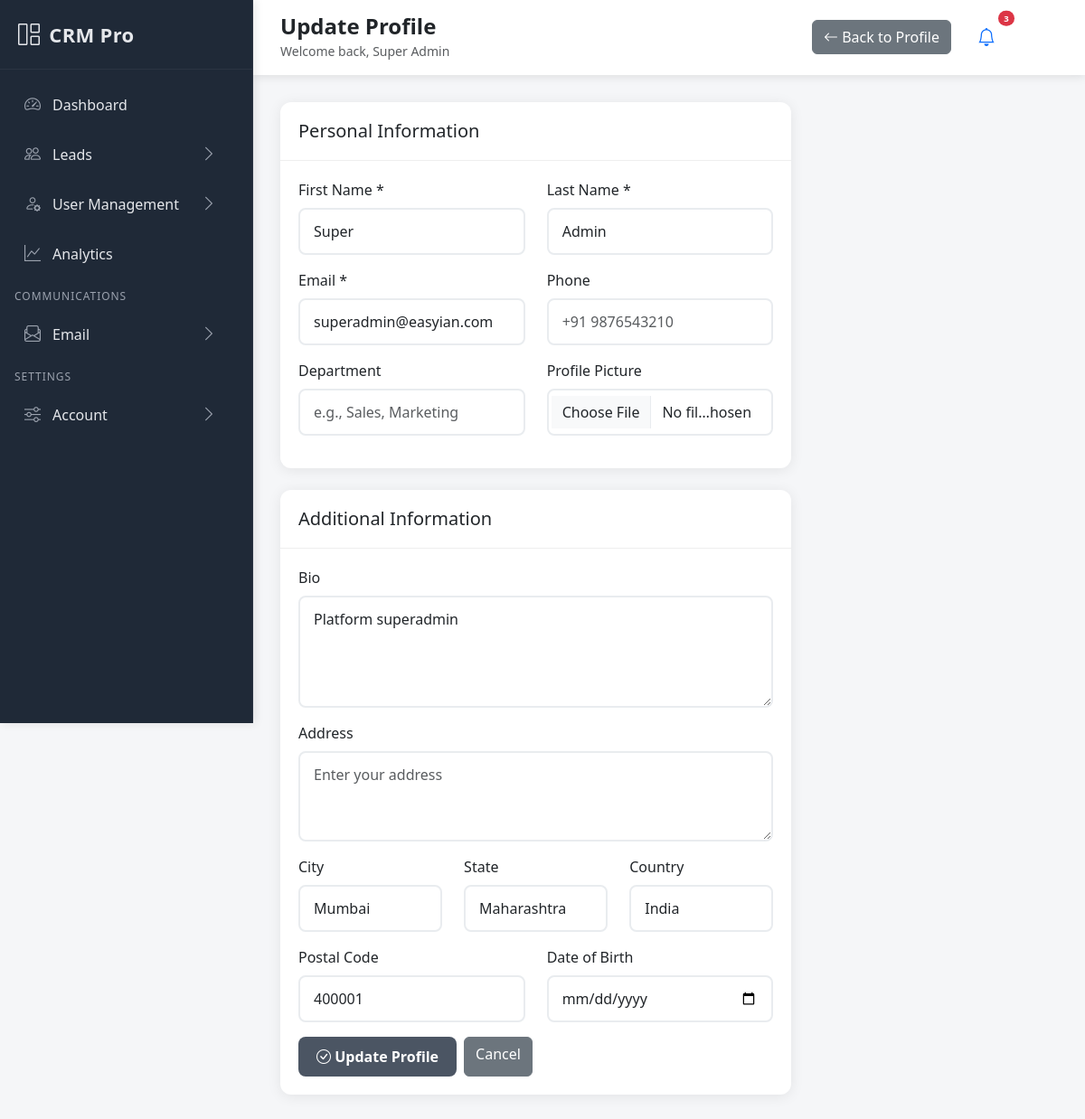
Screenshot of /accounts/profile/update/ (signed in) with the database file from the repository.
### accounts/models.py (models this page shows, shortened)
class CustomUser(AbstractUser):
    ROLE_CHOICES = [
        ('superadmin', 'Super Admin'),
        ('admin', 'Admin'),
        ('sales_manager', 'Sales Manager'),
        ('sales_rep', 'Sales Rep'),
        ('marketing', 'Marketing'),
    ]
    email = models.EmailField(unique=True)
    phone = models.CharField(max_length=15, blank=True, null=True)
    role = models.CharField(max_length=20, choices=ROLE_CHOICES, default='sales_rep')
    department = models.CharField(max_length=100, blank=True, null=True)
    profile_picture = models.ImageField(upload_to='profiles/', blank=True, null=True)
    is_active = models.BooleanField(default=True)
    date_joined = models.DateTimeField(auto_now_add=True)
    USERNAME_FIELD = 'username'
    REQUIRED_FIELDS = ['email', 'first_name', 'last_name']

class UserProfile(models.Model):
    user = models.OneToOneField(CustomUser, on_delete=models.CASCADE, related_name='profile')
    bio = models.TextField(blank=True, null=True)
    address = models.TextField(blank=True, null=True)
    city = models.CharField(max_length=100, blank=True, null=True)
    state = models.CharField(max_length=100, blank=True, null=True)
    country = models.CharField(max_length=100, default='India')
    postal_code = models.CharField(max_length=20, blank=True, null=True)
    date_of_birth = models.DateField(blank=True, null=True)

### accounts/views.py (the view)
# urls.py: path('profile/update/', views.profile_update, name='profile_update'),
@login_required
def profile_update(request):
    try:
        profile = request.user.profile
    except UserProfile.DoesNotExist:
        profile = UserProfile.objects.create(user=request.user)
    if request.method == 'POST':
        user_form = UserUpdateForm(request.POST, request.FILES, instance=request.user)
        profile_form = ProfileUpdateForm(request.POST, instance=profile)
        if user_form.is_valid() and profile_form.is_valid():
            user_form.save()
            profile_form.save()
            messages.success(request, 'Profile updated successfully!')
            return redirect('accounts:profile')
        else:
            messages.error(request, 'Please correct the errors below.')
    else:
        user_form = UserUpdateForm(instance=request.user)
        profile_form = ProfileUpdateForm(instance=profile)
    context = {
        'user_form': user_form,
        'profile_form': profile_form,
        'profile': profile
    }
    return render(request, 'accounts/profile_update.html', context)

### templates/accounts/profile_update.html (shortened to what this page needs)
{% extends 'base.html' %}
{% block page_title %}Update Profile{% endblock %}
{% block page_actions %}
<a href="{% url 'accounts:profile' %}" class="btn btn-secondary">
    <i class="bi bi-arrow-left"></i> Back to Profile
</a>
{% endblock %}
{% block content %}
<div class="row">
    <div class="col-lg-8">
        <form method="post" enctype="multipart/form-data">
            <div class="card mb-4">
                <div class="card-header">
                    <h5 class="mb-0">Personal Information</h5>
                </div>
                <div class="card-body">
                    <div class="row">
                        <div class="col-md-6">
                            <div class="mb-3">
                                <label for="{{ user_form.first_name.id_for_label }}" class="form-label">First Name *</label>
                                {{ user_form.first_name }}
                            </div>
                        </div>
                        <div class="col-md-6">
                            <div class="mb-3">
                                <label for="{{ user_form.last_name.id_for_label }}" class="form-label">Last Name *</label>
                                {{ user_form.last_name }}
                            </div>
                        </div>
                    </div>
                    <div class="row">
                        <div class="col-md-6">
                            <div class="mb-3">
                                <label for="{{ user_form.email.id_for_label }}" class="form-label">Email *</label>
                                {{ user_form.email }}
                            </div>
                        </div>
                        <div class="col-md-6">
                            <div class="mb-3">
                                <label for="{{ user_form.phone.id_for_label }}" class="form-label">Phone</label>
                                {{ user_form.phone }}
                            </div>
                        </div>
                    </div>
                    <div class="row">
                        <div class="col-md-6">
                            <div class="mb-3">
                                <label for="{{ user_form.department.id_for_label }}" class="form-label">Department</label>
                                {{ user_form.department }}
                            </div>
                        </div>
                        <div class="col-md-6">
                            <div class="mb-3">
                                <label for="{{ user_form.profile_picture.id_for_label }}" class="form-label">Profile Picture</label>
                                {{ user_form.profile_picture }}
                            </div>
                        </div>
                    </div>
                </div>
            </div>
            <div class="card">
                <div class="card-header">
                    <h5 class="mb-0">Additional Information</h5>
                </div>
                <div class="card-body">
                    <div class="mb-3">
                        <label for="{{ profile_form.bio.id_for_label }}" class="form-label">Bio</label>
                        {{ profile_form.bio }}
                    </div>
                    <div class="mb-3">
                        <label for="{{ profile_form.address.id_for_label }}" class="form-label">Address</label>
                        {{ profile_form.address }}
                    </div>
                    <div class="row">
                        <div class="col-md-4">
                            <div class="mb-3">
                                <label for="{{ profile_form.city.id_for_label }}" class="form-label">City</label>
                                {{ profile_form.city }}
                            </div>
                        </div>
                        <div class="col-md-4">
                            <div class="mb-3">
                                <label for="{{ profile_form.state.id_for_label }}" class="form-label">State</label>
                                {{ profile_form.state }}
                            </div>
                        </div>
                        <div class="col-md-4">
                            <div class="mb-3">
                                <label for="{{ profile_form.country.id_for_label }}" class="form-label">Country</label>
                                {{ profile_form.country }}
                            </div>
                        </div>
                    </div>
                    <div class="row">
                        <div class="col-md-6">
                            <div class="mb-3">
                                <label for="{{ profile_form.postal_code.id_for_label }}" class="form-label">Postal Code</label>
                                {{ profile_form.postal_code }}
                            </div>
                        </div>
                        <div class="col-md-6">
                            <div class="mb-3">
                                <label for="{{ profile_form.date_of_birth.id_for_label }}" class="form-label">Date of Birth</label>
                                {{ profile_form.date_of_birth }}
                            </div>
                        </div>
                    </div>
                    <div class="d-flex gap-2">
                        <button type="submit" class="btn btn-primary">
                            <i class="bi bi-check-circle"></i> Update Profile
                        </button>
                        <a href="{% url 'accounts:profile' %}" class="btn btn-secondary">Cancel</a>
                    </div>
                </div>
            </div>
        </form>
    </div>
</div>
{% endblock %}

### templates/base.html (shortened to what this page needs)
<!DOCTYPE html>
<html lang="en">
<head>
    <link href="https://cdn.jsdelivr.net/npm/bootstrap@5.3.0/dist/css/bootstrap.min.css" rel="stylesheet">
    <link href="https://cdn.jsdelivr.net/npm/bootstrap-icons@1.10.0/font/bootstrap-icons.css" rel="stylesheet">
</head>
<body>
    <nav class="sidebar" id="sidebar">
        <div class="sidebar-header">
            <a href="{% url 'dashboard:home' %}" class="sidebar-brand">
                <i class="bi bi-grid-1x2"></i>
                <span>CRM Pro</span>
            </a>
        </div>
        <ul class="nav flex-column sidebar-nav">
            <li class="nav-item">
                <a class="nav-link {% if request.resolver_match.url_name == 'home' %}active{% endif %}" href="{% url 'dashboard:home' %}">
                    <i class="bi bi-speedometer2"></i>
                    <span>Dashboard</span>
                </a>
            </li>
            <li class="nav-item">
                <a class="nav-link" data-bs-toggle="collapse" href="#menu-leads" role="button" aria-expanded="{% if request.resolver_match.app_name == 'leads' %}true{% else %}false{% endif %}" aria-controls="menu-leads">
                    <i class="bi bi-people"></i>
                    <span>Leads</span>
                    <i class="bi bi-chevron-right chevron"></i>
                </a>
            </li>
            {% if user.role == 'admin' or user.role == 'superadmin' %}
            <li class="nav-item">
                <a class="nav-link" data-bs-toggle="collapse" href="#menu-users" role="button" aria-expanded="{% if request.resolver_match.app_name == 'accounts' and 'user' in request.path %}true{% else %}false{% endif %}" aria-controls="menu-users">
                    <i class="bi bi-person-gear"></i>
                    <span>User Management</span>
                    <i class="bi bi-chevron-right chevron"></i>
                </a>
            </li>
            {% endif %}
            <li class="nav-item">
                <a class="nav-link {% if request.resolver_match.url_name == 'analytics' and request.resolver_match.app_name == 'dashboard' %}active{% endif %}" href="{% url 'dashboard:analytics' %}">
                    <i class="bi bi-graph-up"></i>
                    <span>Analytics</span>
                </a>
            </li>
            <li class="menu-section">Communications</li>
            <li class="nav-item">
                <a class="nav-link" data-bs-toggle="collapse" href="#menu-comm" role="button" aria-expanded="{% if request.resolver_match.app_name == 'communications' %}true{% else %}false{% endif %}" aria-controls="menu-comm">
                    <i class="bi bi-envelope-paper"></i>
                    <span>Email</span>
                    <i class="bi bi-chevron-right chevron"></i>
                </a>
            </li>
            <li class="menu-section">Settings</li>
            <li class="nav-item">
                <a class="nav-link" data-bs-toggle="collapse" href="#menu-settings" role="button" aria-expanded="false" aria-controls="menu-settings">
                    <i class="bi bi-sliders"></i>
                    <span>Account</span>
                    <i class="bi bi-chevron-right chevron"></i>
                </a>
            </li>
        </ul>
    </nav>
    <div class="main-content">
        <div class="topbar">
            <div class="d-flex justify-content-between align-items-center">
                <div class="page-header">
                    <h4 class="mb-0 fw-bold">{% block page_title %}Dashboard{% endblock %}</h4>
                    <small class="text-muted">{% block page_subtitle %}Welcome back, {{ user.get_full_name }}{% endblock %}</small>
                </div>
                <div class="d-flex align-items-center gap-3">
                    <div class="page-actions">
                        {% block page_actions %}{% endblock %}
                    </div>
                    <div class="dropdown">
                        <button class="btn btn-link position-relative" data-bs-toggle="dropdown">
                            <i class="bi bi-bell fs-5"></i>
                            <span class="position-absolute top-0 start-100 translate-middle badge rounded-pill bg-danger" style="font-size: 0.6em;">
                                3
                            </span>
                        </button>
                    </div>
                    <div class="dropdown user-menu">
                        <div class="user-avatar" data-bs-toggle="dropdown">
                        </div>
                    </div>
                </div>
            </div>
        </div>
        <div class="content-area">
            <div class="page-content fade-in">
                {% block content %}{% endblock %}
            </div>
        </div>
    </div>
</body>
</html>

### rows the page displays
CustomUser: get_full_name "Super Admin", first_name "Super", last_name "Admin", email "superadmin@easyian.com"
UserProfile: bio "Platform superadmin", city "Mumbai", state "Maharashtra", country "India", postal_code "400001"
